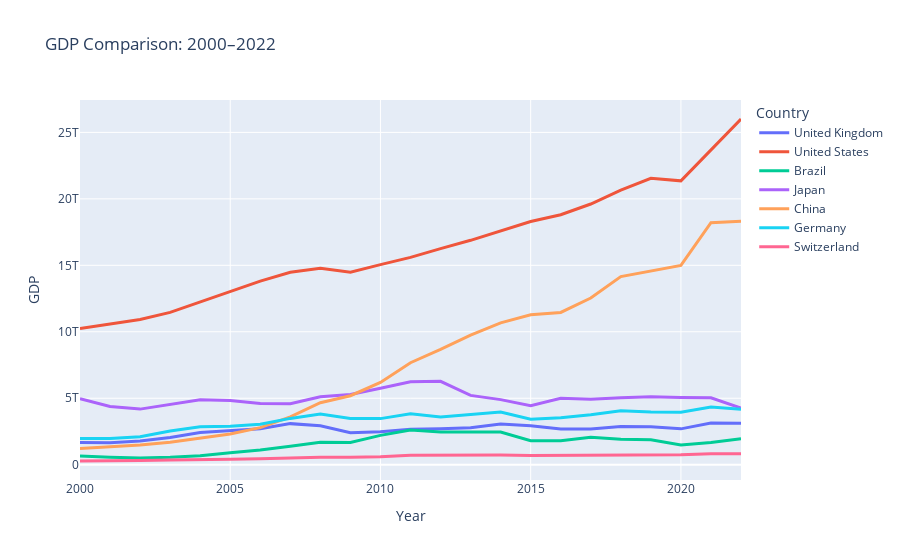

The cell this chart's notebook holds for it:
### Code cell
from plot_utils import plot_multiple_countries
import pandas as pd
df_all = pd.concat([df_GB, df_US, df_BR, df_JP, df_CN, df_DE, df_CH])
plot_multiple_countries(df_all)
